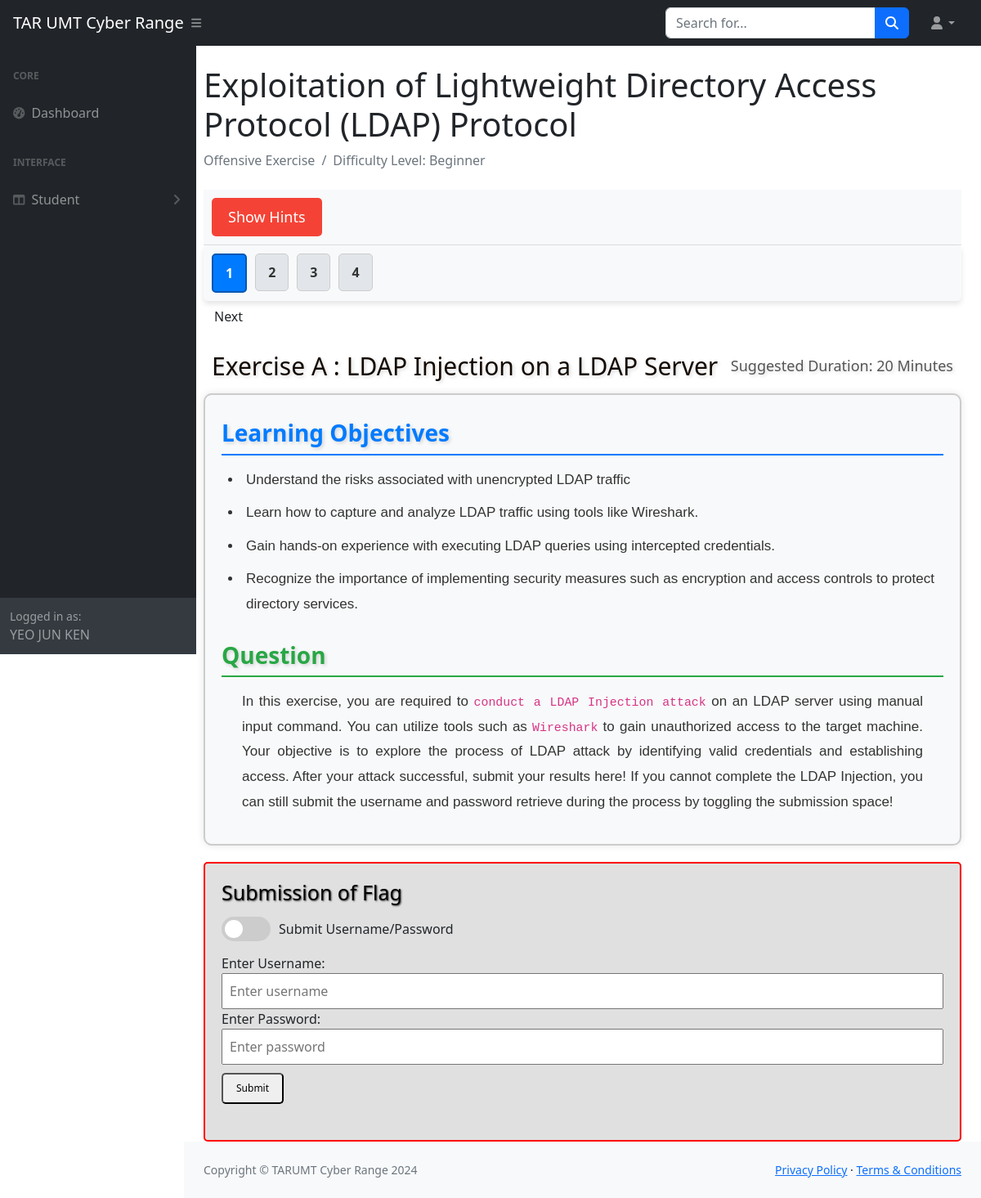
Screenshot of /student-dashboard/ldapattacka.php (signed in) with the database file from the repository.
### tables this page shows
CREATE TABLE `exercise` (
  `exercise_id` varchar(10) NOT NULL,
  `title` varchar(255) NOT NULL,
  `learningObj_1` varchar(255) NOT NULL,
  `learningObj_2` varchar(255) NOT NULL,
  `learningObj_3` varchar(255) NOT NULL,
  `learningObj_4` varchar(255) NOT NULL,
  `scenarioQues` mediumtext NOT NULL,
  `question` mediumtext DEFAULT NULL,
  `duration` varchar(50) NOT NULL,
  `exerciseType` varchar(30) NOT NULL,
  `difficulty_level` varchar(30) NOT NULL,
  `hints` mediumtext NOT NULL,
  `exerciseOrder` int(10) NOT NULL,
  `link` varchar(50) NOT NULL,
  `scenario_id` int(11) DEFAULT NULL
);

### student-dashboard/ldapattacka.php (the view, shortened to what this page needs)
<?php
include '../connection.php';
include '../header_footer/header_student.php';
$exercise_id = 'ldapOA';
$sql = "SELECT * FROM `exercise` WHERE `exercise_id` = '$exercise_id'";
$result = $conn->query($sql);
if ($result->num_rows > 0) {
    $row = $result->fetch_assoc();
    $exerciseTitle = $row['title'];
    $exerciseType = $row['exerciseType'];
    $difficultyLevel = $row['difficulty_level'];
    $duration = $row['duration'];
    $learningObj1 = $row['learningObj_1'];
    $learningObj2 = $row['learningObj_2'];
    $learningObj3 = $row['learningObj_3'];
    $learningObj4 = $row['learningObj_4'];
    $question = $row['question'];
} else {
    echo "No exercise found for ID: $exercise_id";
    exit();
}
?>
<!DOCTYPE html>
<html lang="en">
<head>
    <link href="https://cdn.jsdelivr.net/npm/simple-datatables@7.1.2/dist/style.min.css" rel="stylesheet" />
    <link href="../css/styles.css" rel="stylesheet" />
    <link href="../css/questionLayout.css" rel="stylesheet" />
</head>
<div class="container-fluid px-4">
    <h1 class="mt-4">Exploitation of Lightweight Directory Access Protocol (LDAP) Protocol</h1>
    <ol class="breadcrumb mb-4">
        <li class="breadcrumb-item active"><?php echo $exerciseType; ?></li>
        <li class="breadcrumb-item active">Difficulty Level: <?php echo $difficultyLevel; ?></li>
    </ol>
    <div class="top-nav">
        <button id="openHintBox" class="open-button">Show Hints</button>
    </div>
    <?php
    function generateNavMenu($exercise_id)
    {
        global $conn;
        $sql = "SELECT scenario_id FROM exercise WHERE exercise_id = '$exercise_id' LIMIT 1";
        $result = $conn->query($sql);
        if ($result->num_rows > 0) {
            $row = $result->fetch_assoc();
            $scenario_id = $row['scenario_id'];
            $sql = "SELECT exercise_id, link, exerciseOrder FROM exercise WHERE scenario_id = '$scenario_id' ORDER BY exerciseOrder ASC";
            $result = $conn->query($sql);
            $navLinks = [];
            while ($row = $result->fetch_assoc()) {
                $navLinks[] = $row;
            }
            echo "<nav class='nav1'><ul>";
            foreach ($navLinks as $link) {
                $isActive = ($link['exercise_id'] == $exercise_id) ? ' active' : '';
                echo "<li><a href='" . $link['link'] . "' class='btn1$isActive'>" . $link['exerciseOrder'] . "</a></li>";
            }
            echo "</ul></nav>";
            $currentIndex = null;
            foreach ($navLinks as $index => $link) {
                if ($link['exercise_id'] == $exercise_id) {
                    $currentIndex = $index;
                    break;
                }
            }
            if ($currentIndex !== null) {
                if ($currentIndex < count($navLinks) - 1) {
                    $nextLink = $navLinks[$currentIndex + 1];
                    echo "<a href='" . $nextLink['link'] . "' class='btn next-btn'>Next</a>";
                }
            }
        } else {
            echo "Exercise not found.";
        }
    }
    generateNavMenu($exercise_id);
    ?>
    <h2 class="mt-4 question-title" style="padding: 0px 10px;"><?php echo $exerciseTitle; ?><span style="float: right; font-weight: normal; font-size:large;">Suggested Duration: <?php echo $duration; ?></span></h2>
    <div class="main-content">
        <div class="learning-objectives">
            <h2>Learning Objectives</h2>
            <ul>
                <li><?php echo $learningObj1; ?></li>
                <li><?php echo $learningObj2; ?></li>
                <li><?php echo $learningObj3; ?></li>
                <li><?php echo $learningObj4; ?></li>
            </ul>
        </div>
        <div class="question">
            <h2>Question</h2>
            <p><?php echo $question; ?></p>
        </div>
    </div>
    <div class="flag-container">
        <h2 class="flag-title">Submission of Flag</h2>
        <div class="toggle-container">
            <label class="toggle-switch">
                <span class="slider"></span>
            </label>
            <span id="toggleLabel">Submit Username/Password</span>
        </div>
        <form method="POST" action="ldapattacka.php">
            <div id="usernamePasswordFields">
                <label for="flagInput1">Enter Username:</label>
                <input type="text" name="flagInput1" id="flagInput1" placeholder="Enter username" style="width: 100%; padding: 8px;">
                <label for="flagInput2">Enter Password:</label>
                <input type="text" name="flagInput2" id="flagInput2" placeholder="Enter password" style="width: 100%; padding: 8px;">
            </div>
            <button type="submit" id="submitButton" style="margin-top: 10px; padding: 8px 16px;">Submit</button>
        </form><br>
    </div>
    <?php include '../header_footer/footer.php' ?>

### css/questionLayout.css (style rules this page uses)
.top-nav { background-color: #f8f9fa; padding: 10px; border-bottom: 1px solid #ddd; display: flex; justify-content: space-between; align-items: center; }
.top-nav .open-button { font-size: 18px; padding: 10px 20px; cursor: pointer; background-color: #f44336; color: white; border: none; border-radius: 5px; }
.main-content { background-color: #f8f9fa; border: 2px solid #ccc; padding: 20px; border-radius: 10px; margin-bottom: 20px; box-shadow: 0 0 10px rgba(0, 0, 0, 0.1); }
.question-title { color: #130901; font-family: 'Segoe UI', Tahoma, Geneva, Verdana, sans-serif; text-shadow: 2px 2px 4px rgba(0, 0, 0, 0.15); font-size: 30px; padding: 10px; margin-top: 30px; margin-bottom: 15px; display: flex; justify-content: space-between; align-items: center; }
.question-title span { color: #555; font-weight: normal; font-size: large; text-align: right; }
.learning-objectives h2 { color: #007bff; margin-top: 10px; margin-bottom: 15px; font-family: 'Segoe UI', Tahoma, Geneva, Verdana, sans-serif; text-shadow: 2px 2px 4px rgba(0, 0, 0, 0.15); font-size: 28px; font-weight: bold; border-bottom: 2px solid #007bff; padding-bottom: 8px; }
.learning-objectives ul { list-style-type: disc; padding-left: 25px; margin-top: 10px; }
.learning-objectives li { margin-bottom: 10px; font-size: 17px; line-height: 1.8; font-family: 'Arial', sans-serif; color: #333; padding-left: 5px; }
.question h2 { color: #28a745; margin-top: 30px; margin-bottom: 15px; font-family: 'Segoe UI', Tahoma, Geneva, Verdana, sans-serif; text-shadow: 2px 2px 4px rgba(0, 0, 0, 0.15); font-size: 28px; font-weight: bold; border-bottom: 2px solid #28a745; padding-bottom: 8px; }
.question p { font-size: 17px; line-height: 1.8; font-family: 'Arial', sans-serif; text-align: justify; padding-left: 25px; padding-right: 25px; color: #333; }
.flag-container { padding: 20px; border: 2px solid #FF0000; border-radius: 5px; width: 100%; max-width: 100%; box-sizing: border-box; background-color: rgba(211, 211, 211, 0.7); }
.flag-title { color: #000; font-size: 25px; margin-bottom: 15px; font-family: 'Segoe UI', Tahoma, Geneva, Verdana, sans-serif; text-align: start; text-shadow: 1px 1px 2px rgba(0, 0, 0, 0.7); }
#submitButton { font-size: 12px; margin-top: 10px; padding: 8px 16px; border-radius: 5px }
.toggle-container { display: flex; align-items: center; margin-bottom: 15px; }
.toggle-switch { position: relative; display: inline-block; width: 60px; height: 30px; margin-right: 10px; }
.slider { position: absolute; cursor: pointer; top: 0; left: 0; right: 0; bottom: 0; background-color: #ccc; transition: .4s; border-radius: 15px; }
.slider:before { position: absolute; content: ""; height: 22px; width: 22px; left: 4px; bottom: 4px; background-color: white; transition: .4s; border-radius: 50%; }
.nav1 { background-color: #f8f9fa; padding: 10px; border-radius: 5px; box-shadow: 0 4px 6px rgba(0, 0, 0, 0.1); display: flex; flex-direction: column; align-items: flex-start; gap: 10px; }
.nav1 ul { list-style: none; padding: 0; margin: 0; display: flex; gap: 10px; }
.nav1 .btn1 { text-decoration: none; padding: 10px 15px; border-radius: 5px; background-color: #e2e6ea; color: #333; transition: background-color 0.3s ease, color 0.3s ease; font-weight: bold; display: inline-block; border: 1px solid #ccc; cursor: pointer; text-align: center; }
.nav1 .btn1.active { background-color: #007bff; color: #fff; font-weight: bold; border: 2px solid #0056b3; }

### rows the page displays
exercise: exerciseType "Offensive Exercise", difficulty_level "Beginner", exerciseOrder "1", title "Exercise A : LDAP Injection on a LDAP Server", duration "20 Minutes", learningObj_1 "Understand the risks associated with unencrypted LDAP traffic", learningObj_2 "Learn how to capture and analyze LDAP traffic using tools like Wireshark.", learningObj_3 "Gain hands-on experience with executing LDAP queries using intercepted credentials.", learningObj_4 "Recognize the importance of implementing security measures such as encryption and access controls to protect directory services.", question "In this exercise, you are required to conduct a LDAP Injection attack on an LDAP server using manual input command. You can utilize tools such as Wireshark to gain unauthorized access to the target machine. Your objective is to explore the process of LDAP attack by identifying valid credentials and establishing access. After your attack successful, submit your results here! If you cannot complete the LDAP Injection, you can still submit the username and password retrieve during the process by toggling the submission space!"
exercise: exerciseOrder "2"
exercise: exerciseOrder "3"
exercise: exerciseOrder "4"

### other values shown
$_SESSION['username'] "YEO JUN KEN"
